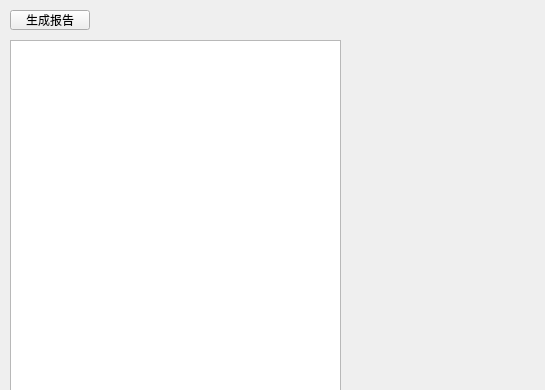
<?xml version="1.0" encoding="UTF-8"?>
<ui version="4.0">
 <class>baogao</class>
 <widget class="QWidget" name="baogao">
  <property name="geometry">
   <rect>
    <x>0</x>
    <y>0</y>
    <width>545</width>
    <height>390</height>
   </rect>
  </property>
  <property name="windowTitle">
   <string>Form</string>
  </property>
  <widget class="QPushButton" name="pushButton">
   <property name="geometry">
    <rect>
     <x>10</x>
     <y>10</y>
     <width>80</width>
     <height>20</height>
    </rect>
   </property>
   <property name="text">
    <string>生成报告</string>
   </property>
  </widget>
  <widget class="QTextBrowser" name="textBrowser">
   <property name="geometry">
    <rect>
     <x>10</x>
     <y>40</y>
     <width>331</width>
     <height>351</height>
    </rect>
   </property>
  </widget>
 </widget>
 <resources/>
 <connections/>
</ui>
